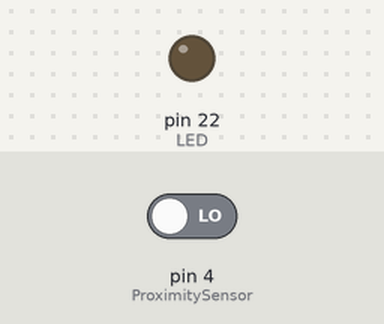
Recording of a sketch running on a simulated Arduino Mega 2560, built with avr-gcc and run on an emulated ATmega2560. On the bench: output pins drawn as LEDs (lit = HIGH). The inputs (shaded band) are chosen by the test bench; at power-on: pin 4 (ProximitySensor) LOW.

Above: at 1.2 s.
1.3 s: pin 4 (ProximitySensor) driven HIGH
At 2.0 s:
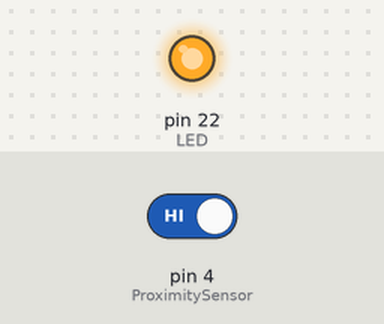
2.8 s: pin 4 (ProximitySensor) driven LOW
At 3.2 s:
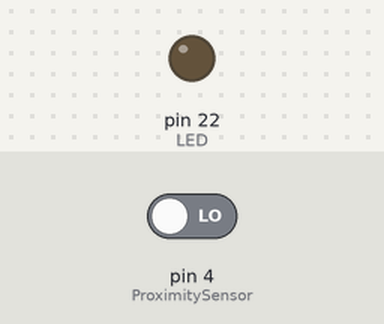
Timing chart, 0 to 5.8 s (numbered marks = the images above; inputs shaded):
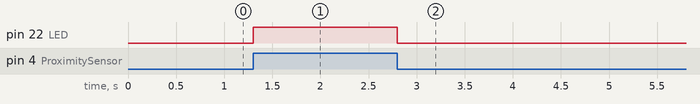

Measured:
- after the input at 1.3 s, pin 22 (LED): LOW → HIGH at once
- after the input at 2.8 s, pin 22 (LED): HIGH → LOW at once

The sketch:

Proximity_Sensor.ino
```cpp
// Welcome to Aviyan's Thoughts

int ProximitySensor = 4; // connect OUTPUT pin of IR sensor to Aries GPIO-4
int LED = 22; // Green color LED is internally connected to GPIO-22

// the setup function runs once when you press reset or power the board
void setup() {
  pinMode (ProximitySensor, INPUT); // sensor pin as INPUT
  pinMode (LED, OUTPUT); // Led pin as OUTPUT
}

// the loop function runs over and over again forever
void loop() {
  // reading sensor data
  int statusSensor = digitalRead (ProximitySensor);

  if (statusSensor == 1){
    digitalWrite(LED, HIGH); // LED OFF
  }
  else {
    digitalWrite(LED, LOW); // LED ON
  }
}
```
